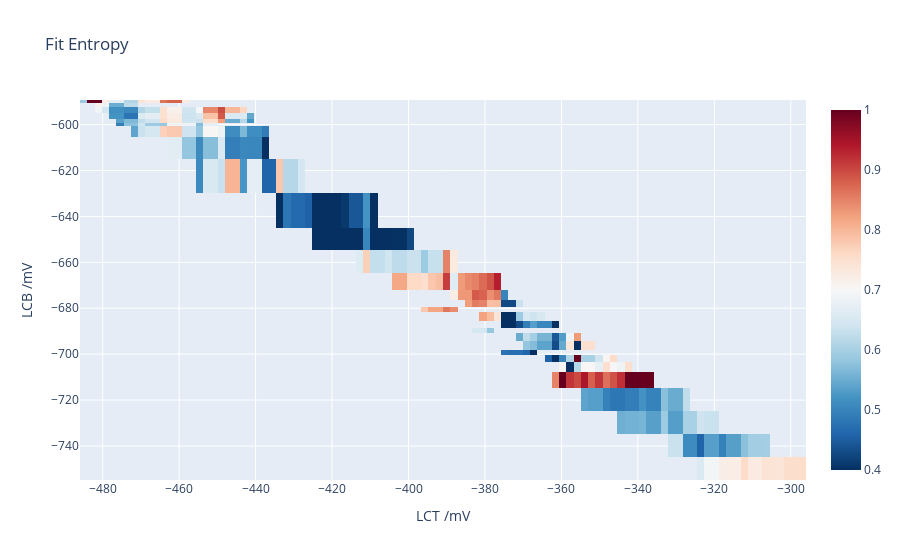

This figure's notebook cell:
### Code cell
fig = go.Figure()

xs = [get_real_lct(dat) for dat in dats]
ys = [dat.Logs.fds['LCB'] for dat in dats]
zs = [dat.SquareEntropy.Processed.outputs.entropy_fit.best_values.dS for dat in dats]
customdata = np.array([[f(dat) for f in template_funcs] for dat in dats])

xs, ys, zs, customdata = my_heatmap_interp(xs, ys, zs, customdata, new_x_len=100, new_y_tol=0.1, method='nearest')

# xs, ys, zs, customdata = squareify(xs, ys, zs, customdata)

fig.add_trace(go.Heatmap(x = xs, y = ys, z = zs, zmin=0.4, zmax=1, colorscale='RdBu_r',zmid=np.log(2), connectgaps=False, hovertemplate=hover_template, customdata=customdata))
# zs[np.where(np.logical_or(zs < 0.2, zs > 1))] = np.nan
# fig.add_trace(go.Surface(x = xs, y = ys, z = zs, colorscale='RdBu_r', connectgaps=False, hovertemplate=hover_template, customdata=customdata))
PlU.fig_setup(fig, 'Fit Entropy', 'LCT /mV', 'LCB /mV')
# fig.update_layout(template='plotly_dark')
fig

### Figure 1 — Plotly figure (JSON) as saved in the notebook; plotly's stock layout.template omitted (floating-point values rounded to 4 significant figures; data arrays with more than 128 entries replaced by an {"elided": "..."} marker saying what was removed)
{"data": [{"colorscale": [[0, "rgb(5,48,97)"], [0.1, "rgb(33,102,172)"], [0.2, "rgb(67,147,195)"], [0.3, "rgb(146,197,222)"], [0.4, "rgb(209,229,240)"], [0.5, "rgb(247,247,247)"], [0.6, "rgb(253,219,199)"], [0.7, "rgb(244,165,130)"], [0.8, "rgb(214,96,77)"], [0.9, "rgb(178,24,43)"], [1, "rgb(103,0,31)"]], "connectgaps": false, "customdata": {"elided": "29x100x5 float values"}, "hovertemplate": "Datnum=%{customdata[0]}<br>LCT=%{x:.1f}mV<br>LCB=%{y:.1f}mV<br>Data=%{z:.2f}<br>LP*2=%{customdata[1]:.1f}mV<br>LCSS=%{customdata[2]:.1f}mV<br>dS=%{customdata[3]:.2f}kB<br><extra>MC temp=%{customdata[4]:.1f}mK</extra>", "type": "heatmap", "x": [-485.0, -483.1, -481.2, -479.3, -477.4, -475.5, -473.6, -471.7, -469.8, -467.9, -466.0, -464.1, -462.2, -460.3, -458.4, -456.5, -454.6, -452.7, -450.8, -448.9, -447.0, -445.1, -443.2, -441.3, -439.4, -437.5, -435.6, -433.7, -431.8, -429.9, -428.0, -426.1, -424.2, -422.3, -420.4, -418.5, -416.6, -414.7, -412.8, -410.9, -409.0, -407.1, -405.2, -403.3, -401.4, -399.5, -397.6, -395.7, -393.8, -391.9, -390.0, -388.1, -386.2, -384.3, -382.4, -380.5, -378.6, -376.7, -374.8, -372.9, -371.0, -369.1, -367.2, -365.3, -363.4, -361.5, -359.6, -357.7, -355.8, -353.9, -352.1, -350.2, -348.3, -346.4, -344.5, -342.6, -340.7, -338.8, -336.9, -335.0, -333.1, -331.2, -329.3, -327.4, -325.5, -323.6, -321.7, -319.8, -317.9, -316.0, -314.1, -312.2, -310.3, -308.4, -306.5, -304.6, -302.7, -300.8, -298.9, -297.0], "y": [-749.8, -739.8, -730, -719.9, -709.9, -705.5, -701, -699.8, -696.4, -692.1, -689.7, -687.5, -683.3, -680.0, -678.7, -674.1, -669.9, -659.8, -649.7, -640.0, -619.8, -609.8, -601.2, -600, -598.8, -596, -593.5, -591.1, -589.9], "z": {"elided": "29x100 float values"}, "zmax": 1, "zmid": 0.6931, "zmin": 0.4}], "layout": {"autosize": true, "legend": {"title": {}}, "title": {"text": "Fit Entropy"}, "xaxis": {"autorange": true, "range": [-485.9, -296.0], "title": {"text": "LCT /mV"}, "type": "linear"}, "yaxis": {"autorange": true, "range": [-754.8, -589.3], "title": {"text": "LCB /mV"}, "type": "linear"}}}
